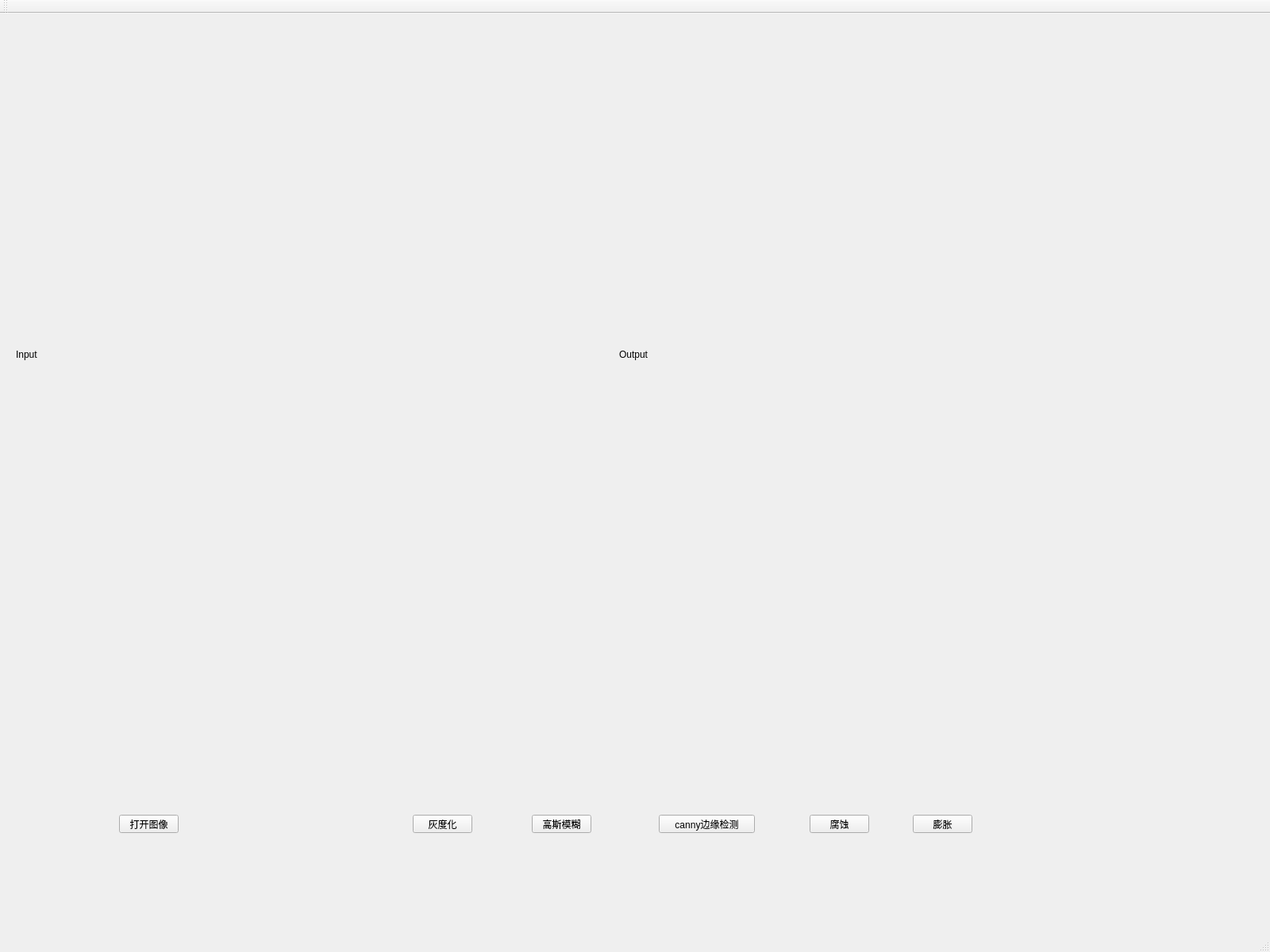
<?xml version="1.0" encoding="UTF-8"?>
<ui version="4.0">
 <class>Qt_Vs_Opencv_ImageProcessingClass</class>
 <widget class="QMainWindow" name="Qt_Vs_Opencv_ImageProcessingClass">
  <property name="geometry">
   <rect>
    <x>0</x>
    <y>0</y>
    <width>1600</width>
    <height>1200</height>
   </rect>
  </property>
  <property name="windowTitle">
   <string>Qt_Vs_Opencv_ImageProcessing</string>
  </property>
  <widget class="QWidget" name="centralWidget">
   <widget class="QPushButton" name="pushButton">
    <property name="geometry">
     <rect>
      <x>150</x>
      <y>1010</y>
      <width>75</width>
      <height>23</height>
     </rect>
    </property>
    <property name="text">
     <string>打开图像</string>
    </property>
   </widget>
   <widget class="QPushButton" name="pushButton_1">
    <property name="geometry">
     <rect>
      <x>520</x>
      <y>1010</y>
      <width>75</width>
      <height>23</height>
     </rect>
    </property>
    <property name="maximumSize">
     <size>
      <width>200</width>
      <height>16777215</height>
     </size>
    </property>
    <property name="text">
     <string>灰度化</string>
    </property>
   </widget>
   <widget class="QPushButton" name="pushButton_2">
    <property name="geometry">
     <rect>
      <x>670</x>
      <y>1010</y>
      <width>75</width>
      <height>23</height>
     </rect>
    </property>
    <property name="maximumSize">
     <size>
      <width>16777215</width>
      <height>1000</height>
     </size>
    </property>
    <property name="text">
     <string>高斯模糊</string>
    </property>
   </widget>
   <widget class="QLabel" name="label">
    <property name="geometry">
     <rect>
      <x>20</x>
      <y>80</y>
      <width>700</width>
      <height>700</height>
     </rect>
    </property>
    <property name="text">
     <string>Input</string>
    </property>
   </widget>
   <widget class="QLabel" name="label_2">
    <property name="geometry">
     <rect>
      <x>780</x>
      <y>80</y>
      <width>700</width>
      <height>700</height>
     </rect>
    </property>
    <property name="text">
     <string>Output</string>
    </property>
   </widget>
   <widget class="QPushButton" name="pushButton_3">
    <property name="geometry">
     <rect>
      <x>830</x>
      <y>1010</y>
      <width>121</width>
      <height>23</height>
     </rect>
    </property>
    <property name="text">
     <string>canny边缘检测</string>
    </property>
   </widget>
   <widget class="QPushButton" name="pushButton_4">
    <property name="geometry">
     <rect>
      <x>1020</x>
      <y>1010</y>
      <width>75</width>
      <height>23</height>
     </rect>
    </property>
    <property name="text">
     <string>腐蚀</string>
    </property>
   </widget>
   <widget class="QPushButton" name="pushButton_5">
    <property name="geometry">
     <rect>
      <x>1150</x>
      <y>1010</y>
      <width>75</width>
      <height>23</height>
     </rect>
    </property>
    <property name="text">
     <string>膨胀</string>
    </property>
   </widget>
  </widget>
  <widget class="QMenuBar" name="menuBar">
   <property name="geometry">
    <rect>
     <x>0</x>
     <y>0</y>
     <width>1600</width>
     <height>22</height>
    </rect>
   </property>
  </widget>
  <widget class="QToolBar" name="mainToolBar">
   <attribute name="toolBarArea">
    <enum>TopToolBarArea</enum>
   </attribute>
   <attribute name="toolBarBreak">
    <bool>false</bool>
   </attribute>
  </widget>
  <widget class="QStatusBar" name="statusBar"/>
 </widget>
 <layoutdefault spacing="6" margin="11"/>
 <resources>
  <include location="Qt_Vs_Opencv_ImageProcessing.qrc"/>
 </resources>
 <connections/>
</ui>
